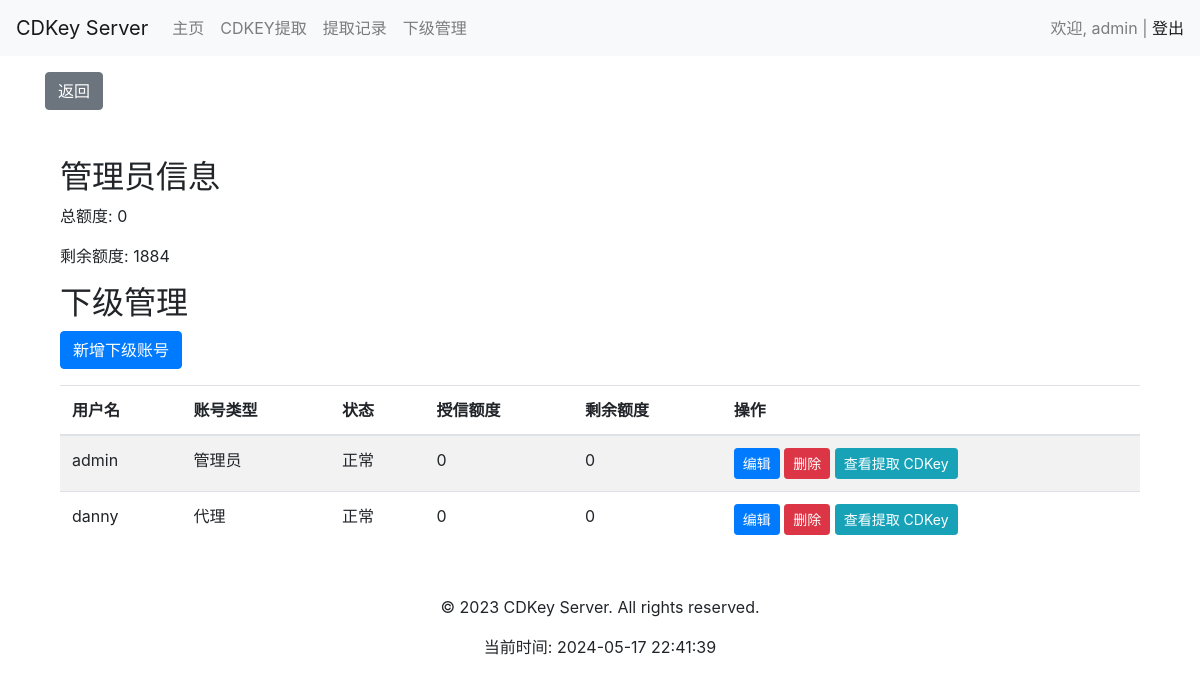
Screenshot of /user/subordinate/ (signed in) with the database file from the repository.
### user/models.py (models this page shows)
class User(AbstractUser):
    USER_TYPE_CHOICES = (
        (1, '管理员'),
        (2, '一级代理'),
        (3, '二级代理'),
    )
    ROLE_CHOICES = (
        ('admin', '管理员'),
        ('agent', '代理'),
    )
    superior = models.ForeignKey('self', on_delete=models.SET_NULL, null=True, blank=True, related_name='subordinates', verbose_name='上级')
    role = models.CharField(max_length=50, choices=ROLE_CHOICES, default='agent', verbose_name='角色')
    user_type = models.SmallIntegerField(choices=USER_TYPE_CHOICES, default=3, verbose_name='用户类型')
    is_active = models.BooleanField(default=True,verbose_name='是否激活')
    monthly_quota = models.IntegerField(default=0,verbose_name='月度配额')
    day_quota = models.IntegerField(default=0, verbose_name='日配额')
    quota_updated_at = models.DateField(auto_now_add=True)
    class Meta:
        db_table = 'user'

### user/views.py (the view)
# urls.py: path('subordinate/', views.subordinate_list, name='subordinate_list'),
@login_required
def subordinate_list(request):
    subordinates = request.user.subordinates.all()
    total_credit = sum(sub.profile.credit for sub in subordinates if hasattr(sub, 'profile') and sub.profile)
    remaining_credit = sum(sub.profile.remaining_quota for sub in subordinates if hasattr(sub, 'profile') and sub.profile)
    context = {
        'subordinates': subordinates,
        'total_credit': total_credit,
        'remaining_credit': remaining_credit,
    }
    return render(request, 'user/subordinate.html', context)

### user/templates/user/subordinate.html (shortened to what this page needs)
{% extends 'base.html' %}
{% block content %}
<div class="container mt-5">
    <h2>管理员信息</h2>
    <p>总额度: {{ total_credit|default:0 }}</p>
    <p>剩余额度: {{ remaining_credit|default:0 }}</p>
    <h2>下级管理</h2>
    <a href="{% url 'user:subordinate_create' %}" class="btn btn-primary mb-3">新增下级账号</a>
    <table class="table table-striped">
        <thead>
            <tr>
                <th>用户名</th>
                <th>账号类型</th>
                <th>状态</th>
                <th>授信额度</th>
                <th>剩余额度</th>
                <th>操作</th>
            </tr>
        </thead>
        <tbody>
            {% for subordinate in subordinates %}
            <tr>
                <td>{{ subordinate.username }}</td>
                <td>{{ subordinate.get_role_display }}</td>
                <td>
                    {% if subordinate.is_active %}
                        正常
                    {% else %}
                        禁用
                    {% endif %}
                </td>
                <td>{{ subordinate.credit_limit|default:0 }}</td>
                <td>{{ subordinate.remaining_credit|default:0 }}</td>
                <td>
                    <a href="{% url 'user:subordinate_edit' subordinate.id %}" class="btn btn-sm btn-primary">编辑</a>
                    <a href="{% url 'user:subordinate_delete' subordinate.id %}" class="btn btn-sm btn-danger" onclick="return confirm('确定要删除吗?')">删除</a>
                    <a href="{% url 'user:subordinate_cdkey_record' subordinate.id %}" class="btn btn-sm btn-info">查看提取 CDKey</a>
                </td>
            </tr>
            {% endfor %}
        </tbody>
    </table>
</div>
{% endblock %}

### user/templates/base.html (shortened to what this page needs)
<!DOCTYPE html>
<html lang="en">
<head>
    <link rel="stylesheet" href="https://stackpath.bootstrapcdn.com/bootstrap/4.5.2/css/bootstrap.min.css">
</head>
<body>
    <header>
        {% block header %}
        <nav class="navbar navbar-expand-lg navbar-light bg-light">
            <a class="navbar-brand" href="{% url 'user:user_home' %}">CDKey Server</a>
            <div class="collapse navbar-collapse" id="navbarNav">
                <ul class="navbar-nav">
                    <li class="nav-item">
                        <a class="nav-link" href="{% url 'user:user_home' %}">主页</a>
                    </li>
                    <li class="nav-item">
                        <a class="nav-link" href="{% url 'user:generate_cdkey' %}">CDKEY提取</a>
                    </li>
                    <li class="nav-item">
                        <a class="nav-link" href="{% url 'user:cdkey_record' %}">提取记录</a>
                    </li>
                    <li class="nav-item">
                        <a class="nav-link" href="{% url 'user:subordinate_list' %}">下级管理</a>
                    </li>
                </ul>
            </div>
            {% if user.is_authenticated %}
            <span class="navbar-text">
                欢迎, {{ user.username }} | <a href="{% url 'user:logout' %}">登出</a>
            </span>
            {% endif %}
        </nav>
        {% endblock %}
    </header>
    {% if request.path != '/user/home/' %}
    <div class="container mt-3">
        <button onclick="goBack()" class="btn btn-secondary">返回</button>
    </div>
    {% endif %}
    <main>
        <div class="container mt-3">
            {% block content %}{% endblock %}
        </div>
    </main>
    <footer class="mt-5">
        {% block footer %}
        <div class="text-center">
            <p>&copy; 2023 CDKey Server. All rights reserved.</p>
            <p>当前时间: {% now "Y-m-d H:i:s" %}</p>
        </div>
        {% endblock %}
    </footer>
</body>
</html>

### rows the page displays
User: username "admin", role "管理员", is_active "正常", credit_limit "0", remaining_credit "0"
User: username "danny", role "代理", is_active "正常", credit_limit "0", remaining_credit "0"

### other values shown
{{ total_credit|default:0 }} "0"
{{ remaining_credit|default:0 }} "1884"
